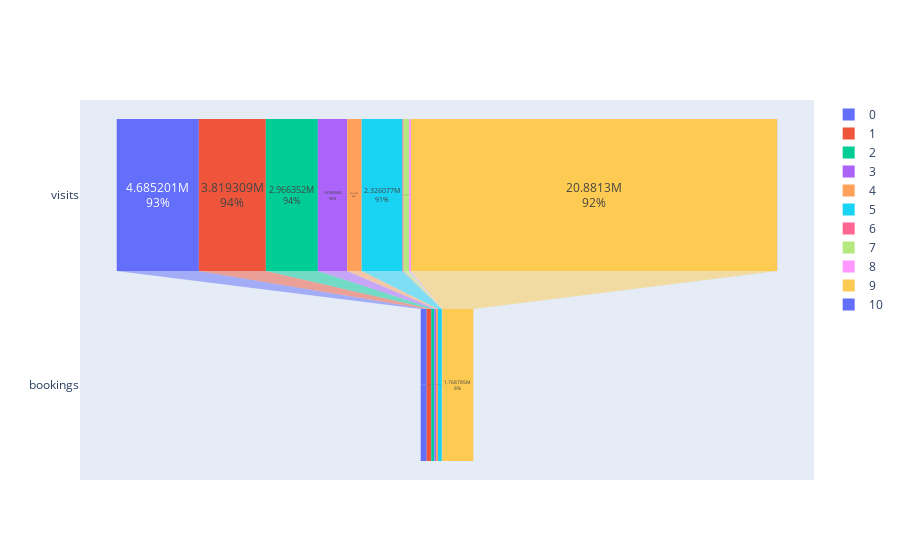

Notebook source saved alongside this figure:
### Code cell
from plotly import graph_objects as go
fig = go.Figure()

for channel in funnel_data['channel'].unique():

    data = funnel_data.loc[funnel_data['channel'] == channel]
    fig.add_trace(go.Funnel(
            name = str(channel),
           # orientation = "h",
            y = data['stage'],
            x = data['value'],
            textposition = "inside",
            textinfo = "value+percent total"))

fig.show()

### Figure 1 — Plotly figure (JSON) as saved in the notebook; plotly's stock layout.template omitted (floating-point values rounded to 4 significant figures)
{"data": [{"name": "0", "textinfo": "value+percent total", "textposition": "inside", "type": "funnel", "x": [4685201, 341358], "y": ["visits", "bookings"]}, {"name": "1", "textinfo": "value+percent total", "textposition": "inside", "type": "funnel", "x": [3819309, 262254], "y": ["visits", "bookings"]}, {"name": "2", "textinfo": "value+percent total", "textposition": "inside", "type": "funnel", "x": [2966352, 179186], "y": ["visits", "bookings"]}, {"name": "3", "textinfo": "value+percent total", "textposition": "inside", "type": "funnel", "x": [1676536, 94925], "y": ["visits", "bookings"]}, {"name": "4", "textinfo": "value+percent total", "textposition": "inside", "type": "funnel", "x": [823023, 110461], "y": ["visits", "bookings"]}, {"name": "5", "textinfo": "value+percent total", "textposition": "inside", "type": "funnel", "x": [2326077, 218624], "y": ["visits", "bookings"]}, {"name": "6", "textinfo": "value+percent total", "textposition": "inside", "type": "funnel", "x": [60833, 2886], "y": ["visits", "bookings"]}, {"name": "7", "textinfo": "value+percent total", "textposition": "inside", "type": "funnel", "x": [313195, 12463], "y": ["visits", "bookings"]}, {"name": "8", "textinfo": "value+percent total", "textposition": "inside", "type": "funnel", "x": [112265, 9315], "y": ["visits", "bookings"]}, {"name": "9", "textinfo": "value+percent total", "textposition": "inside", "type": "funnel", "x": [20881299, 1768785], "y": ["visits", "bookings"]}, {"name": "10", "textinfo": "value+percent total", "textposition": "inside", "type": "funnel", "x": [6203, 436], "y": ["visits", "bookings"]}], "layout": {}}
